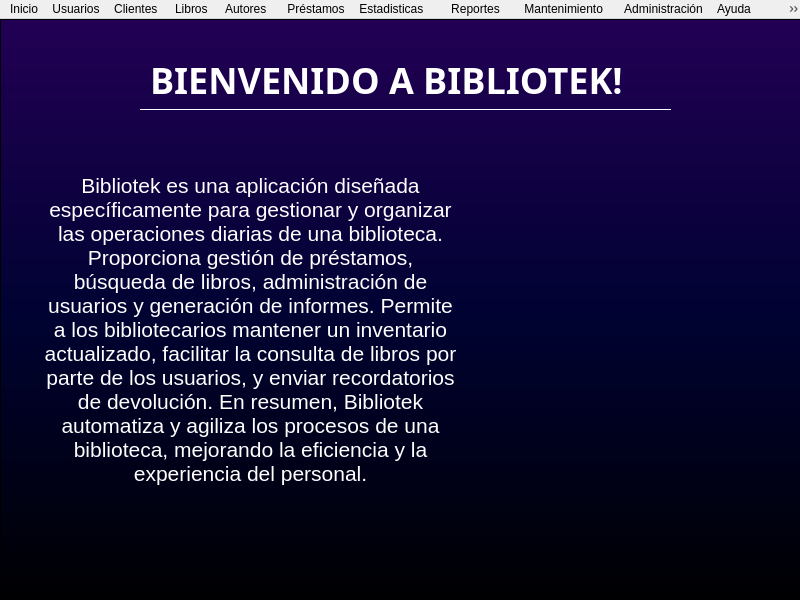
<?xml version="1.0" encoding="UTF-8"?>
<ui version="4.0">
 <class>MainWindow</class>
 <widget class="QMainWindow" name="MainWindow">
  <property name="geometry">
   <rect>
    <x>0</x>
    <y>0</y>
    <width>800</width>
    <height>600</height>
   </rect>
  </property>
  <property name="windowTitle">
   <string>MainWindow</string>
  </property>
  <property name="styleSheet">
   <string notr="true">#frame
{
background-color: qlineargradient(spread:pad, x1:0, y1:0, x2:0, y2:1, stop:0 #220054, stop:0.5 #000232, stop:1 #000000);
}

#frame_2
{
background-color:#000034
}

QLabel{
font-family: Aharoni;
font-weight: bold;
color: white;
font-size: 36px;
background: transparent;
}

#borde{
background: transparent;
font-size: 24px;
border-top: 1px solid white;
}


#Descripcion{

color: white;
font-size: 22px;
background: transparent;
border: none;
}




</string>
  </property>
  <widget class="QWidget" name="centralwidget">
   <widget class="QFrame" name="frame">
    <property name="enabled">
     <bool>true</bool>
    </property>
    <property name="geometry">
     <rect>
      <x>0</x>
      <y>0</y>
      <width>801</width>
      <height>591</height>
     </rect>
    </property>
    <property name="frameShape">
     <enum>QFrame::StyledPanel</enum>
    </property>
    <property name="frameShadow">
     <enum>QFrame::Raised</enum>
    </property>
    <widget class="QLabel" name="label">
     <property name="geometry">
      <rect>
       <x>150</x>
       <y>40</y>
       <width>501</width>
       <height>41</height>
      </rect>
     </property>
     <property name="text">
      <string>BIENVENIDO A BIBLIOTEK!</string>
     </property>
    </widget>
    <widget class="QLabel" name="borde">
     <property name="geometry">
      <rect>
       <x>140</x>
       <y>90</y>
       <width>531</width>
       <height>20</height>
      </rect>
     </property>
     <property name="styleSheet">
      <string notr="true"/>
     </property>
     <property name="text">
      <string/>
     </property>
    </widget>
    <widget class="QTextBrowser" name="Descripcion">
     <property name="geometry">
      <rect>
       <x>40</x>
       <y>150</y>
       <width>421</width>
       <height>361</height>
      </rect>
     </property>
     <property name="html">
      <string>&lt;!DOCTYPE HTML PUBLIC &quot;-//W3C//DTD HTML 4.0//EN&quot; &quot;http://www.w3.org/TR/REC-html40/strict.dtd&quot;&gt;
&lt;html&gt;&lt;head&gt;&lt;meta name=&quot;qrichtext&quot; content=&quot;1&quot; /&gt;&lt;style type=&quot;text/css&quot;&gt;
p, li { white-space: pre-wrap; }
&lt;/style&gt;&lt;/head&gt;&lt;body style=&quot; font-family:'MS Shell Dlg 2'; font-size:22px; font-weight:400; font-style:normal;&quot;&gt;
&lt;p align=&quot;center&quot; style=&quot; margin-top:0px; margin-bottom:0px; margin-left:0px; margin-right:0px; -qt-block-indent:0; text-indent:0px;&quot;&gt;&lt;span style=&quot; font-family:'Comic sans'; font-size:16pt;&quot;&gt;Bibliotek es una aplicación diseñada específicamente para gestionar y organizar las operaciones diarias de una biblioteca. Proporciona gestión de préstamos, búsqueda de libros, administración de usuarios y generación de informes. Permite a los bibliotecarios mantener un inventario actualizado, facilitar la consulta de libros por parte de los usuarios, y enviar recordatorios de devolución. En resumen, Bibliotek automatiza y agiliza los procesos de una biblioteca, mejorando la eficiencia y la experiencia del personal.&lt;/span&gt;&lt;/p&gt;&lt;/body&gt;&lt;/html&gt;</string>
     </property>
    </widget>
    <widget class="QLabel" name="label_2">
     <property name="geometry">
      <rect>
       <x>490</x>
       <y>120</y>
       <width>331</width>
       <height>511</height>
      </rect>
     </property>
     <property name="text">
      <string/>
     </property>
     <property name="pixmap">
      <pixmap>imagen2.png</pixmap>
     </property>
    </widget>
    <widget class="QLabel" name="label_3">
     <property name="geometry">
      <rect>
       <x>40</x>
       <y>30</y>
       <width>101</width>
       <height>61</height>
      </rect>
     </property>
     <property name="text">
      <string/>
     </property>
     <property name="pixmap">
      <pixmap>../logo1.png</pixmap>
     </property>
    </widget>
   </widget>
  </widget>
  <widget class="QMenuBar" name="menubar">
   <property name="geometry">
    <rect>
     <x>0</x>
     <y>0</y>
     <width>800</width>
     <height>21</height>
    </rect>
   </property>
   <property name="defaultUp">
    <bool>false</bool>
   </property>
   <property name="nativeMenuBar">
    <bool>false</bool>
   </property>
   <widget class="QMenu" name="menuInicio">
    <property name="title">
     <string>Inicio</string>
    </property>
   </widget>
   <widget class="QMenu" name="menuClientes">
    <property name="title">
     <string>Clientes </string>
    </property>
    <addaction name="actionRegistrosC"/>
   </widget>
   <widget class="QMenu" name="menuLibros">
    <property name="title">
     <string>Libros </string>
    </property>
    <addaction name="actionRegistrosL"/>
   </widget>
   <widget class="QMenu" name="menuPrestamos">
    <property name="title">
     <string>Préstamos</string>
    </property>
    <addaction name="actionRegistroP"/>
    <addaction name="separator"/>
    <addaction name="actionAgregar_5"/>
    <addaction name="actionModificar_4"/>
   </widget>
   <widget class="QMenu" name="menuReportes">
    <property name="title">
     <string>Reportes   </string>
    </property>
    <addaction name="actionPrestamos"/>
   </widget>
   <widget class="QMenu" name="menuAyuda">
    <property name="geometry">
     <rect>
      <x>946</x>
      <y>215</y>
      <width>159</width>
      <height>94</height>
     </rect>
    </property>
    <property name="title">
     <string>Ayuda   </string>
    </property>
    <addaction name="actionAcerca_de"/>
    <addaction name="actionManual_de_Usuario"/>
   </widget>
   <widget class="QMenu" name="menuAutores">
    <property name="title">
     <string>Autores  </string>
    </property>
    <addaction name="actionRegistrosA"/>
   </widget>
   <widget class="QMenu" name="menuEstadisticas">
    <property name="title">
     <string>Estadisticas    </string>
    </property>
    <addaction name="actionRegistroE"/>
    <addaction name="separator"/>
    <addaction name="actionAgregar_6"/>
    <addaction name="actionModificar_5"/>
   </widget>
   <widget class="QMenu" name="menuMantenimiento">
    <property name="title">
     <string>Mantenimiento  </string>
    </property>
    <addaction name="actionBackup"/>
    <addaction name="actionRestore"/>
   </widget>
   <widget class="QMenu" name="menuUsuarios">
    <property name="title">
     <string>Usuarios</string>
    </property>
   </widget>
   <widget class="QMenu" name="menuAdministraci_n">
    <property name="title">
     <string>Administración</string>
    </property>
   </widget>
   <widget class="QMenu" name="menuSalir">
    <property name="title">
     <string>Salir</string>
    </property>
   </widget>
   <addaction name="menuInicio"/>
   <addaction name="menuUsuarios"/>
   <addaction name="menuClientes"/>
   <addaction name="menuLibros"/>
   <addaction name="menuAutores"/>
   <addaction name="menuPrestamos"/>
   <addaction name="menuEstadisticas"/>
   <addaction name="menuReportes"/>
   <addaction name="menuMantenimiento"/>
   <addaction name="menuAdministraci_n"/>
   <addaction name="menuAyuda"/>
   <addaction name="menuSalir"/>
  </widget>
  <action name="actionAgregar">
   <property name="text">
    <string>Agregar</string>
   </property>
  </action>
  <action name="actionAgregar_2">
   <property name="text">
    <string>Agregar</string>
   </property>
  </action>
  <action name="actionModificar">
   <property name="text">
    <string>Modificar</string>
   </property>
  </action>
  <action name="actionAgregar_3">
   <property name="text">
    <string>Agregar</string>
   </property>
  </action>
  <action name="actionModificar_2">
   <property name="text">
    <string>Modificar</string>
   </property>
  </action>
  <action name="actionAgregar_4">
   <property name="text">
    <string>Agregar</string>
   </property>
  </action>
  <action name="actionModificar_3">
   <property name="text">
    <string>Modificar</string>
   </property>
  </action>
  <action name="actionAgregar_5">
   <property name="text">
    <string>Agregar</string>
   </property>
  </action>
  <action name="actionModificar_4">
   <property name="text">
    <string>Modificar</string>
   </property>
  </action>
  <action name="actionAgregar_6">
   <property name="text">
    <string>Agregar</string>
   </property>
  </action>
  <action name="actionModificar_5">
   <property name="text">
    <string>Modificar</string>
   </property>
  </action>
  <action name="actionPrestamos">
   <property name="text">
    <string>Préstamos</string>
   </property>
  </action>
  <action name="actionBackup">
   <property name="text">
    <string>Backup</string>
   </property>
  </action>
  <action name="actionRestore">
   <property name="text">
    <string>Restore</string>
   </property>
  </action>
  <action name="actionAcerca_de">
   <property name="text">
    <string>Acerca de</string>
   </property>
  </action>
  <action name="actionManual_de_Usuario">
   <property name="text">
    <string>Manual de Usuario</string>
   </property>
  </action>
  <action name="actionRegistro">
   <property name="text">
    <string>Registro</string>
   </property>
  </action>
  <action name="actionRegistro_2">
   <property name="text">
    <string>Registro</string>
   </property>
  </action>
  <action name="actionRegistro_3">
   <property name="text">
    <string>Registro</string>
   </property>
  </action>
  <action name="actionRegistroP">
   <property name="text">
    <string>Registro</string>
   </property>
  </action>
  <action name="actionRegistroE">
   <property name="text">
    <string>Registro</string>
   </property>
  </action>
  <action name="actionRegistrosC">
   <property name="text">
    <string>Registros</string>
   </property>
  </action>
  <action name="actionRegistrosL">
   <property name="text">
    <string>Registros</string>
   </property>
  </action>
  <action name="actionRegistrosA">
   <property name="text">
    <string>Registros</string>
   </property>
  </action>
 </widget>
 <resources/>
 <connections/>
</ui>
